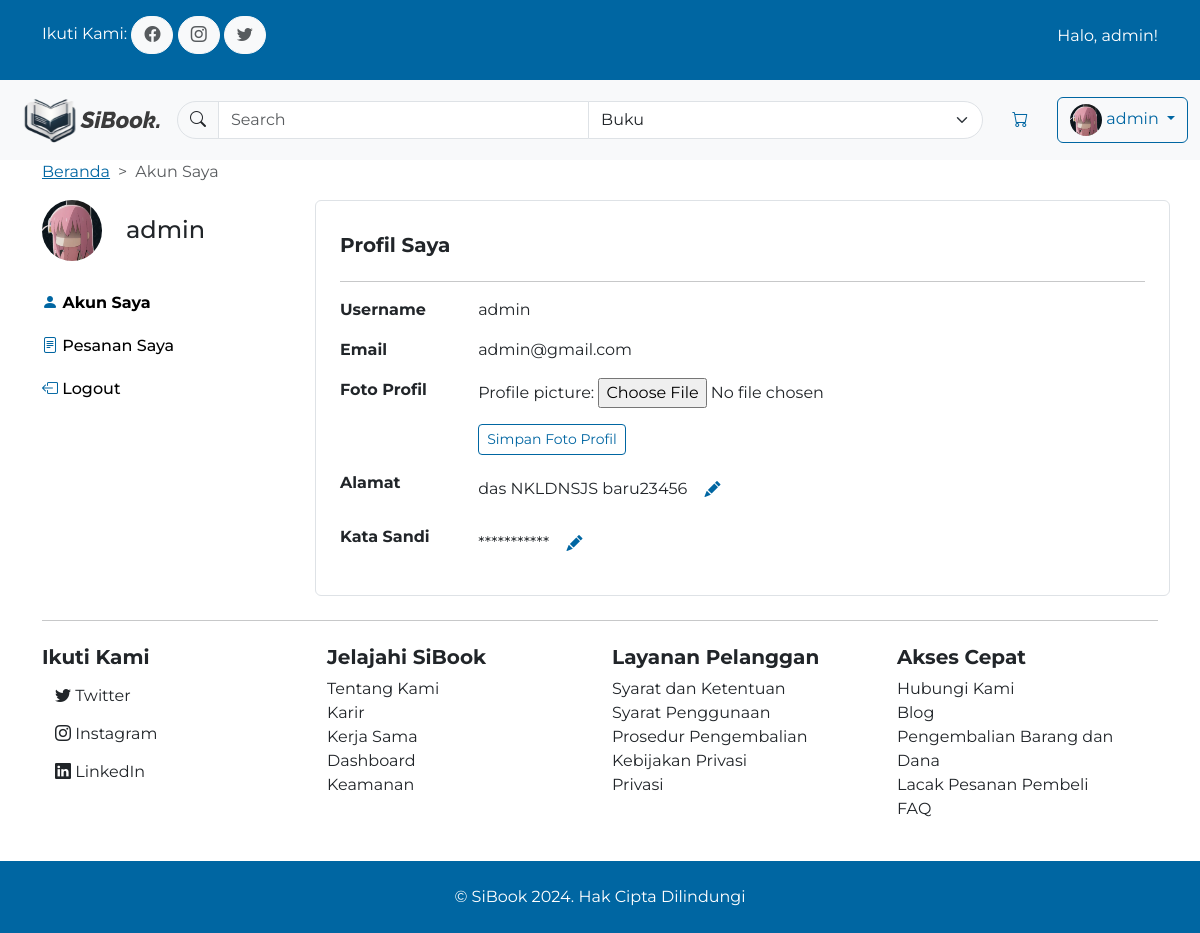
Screenshot of /profile/ (signed in) with the database file from the repository.
### bookcommerce/models.py (models this page shows, shortened)
class Customer(AbstractUser):
    email = models.EmailField(max_length=100, unique=True)
    address = models.OneToOneField(Address, on_delete=models.SET_NULL, null=True, blank=True, db_constraint=False)
    profile_picture = models.ImageField(upload_to='profile_pictures/', default='defaults/default_profile_img.jpg', null=True, blank=True)
    groups = models.ManyToManyField('auth.Group', related_name='customers')
    user_permissions = models.ManyToManyField('auth.Permission', related_name='customers')

class Address(models.Model):
	label = models.CharField(max_length=100)
	receiver_name = models.CharField(max_length=100)
	receiver_phone = models.CharField(max_length=15)
	province = models.CharField(max_length=50)
	city = models.CharField(max_length=50)
	district = models.CharField(max_length=50)
	ward = models.CharField(max_length=50)
	zipcode = models.CharField(max_length=10)
	full_address = models.CharField(max_length=150)

### bookcommerce/views.py (the view)
# urls.py: path('profile/', profile, name='profile'),
@login_required
def profile(request):
    if request.method == 'POST' and 'profile_picture' in request.FILES:
        profile_picture_form = ProfilePictureForm(request.POST, request.FILES, instance=request.user)
        if profile_picture_form.is_valid():
            profile_picture_form.save()
            messages.success(request, 'Foto profil berhasil diubah.')
            return redirect('profile')
    else:
        profile_picture_form = ProfilePictureForm(instance=request.user)
    return render(request, 'bookcommerce/profile.html', {
        'profile_picture_form': profile_picture_form,
    })

### bookcommerce/forms.py
class ProfilePictureForm(forms.ModelForm):
    profile_picture = forms.ImageField(
        label=None,
        required=False,
        widget=forms.FileInput(attrs={'class': 'form-control-file'})
    )
    class Meta:
        model = Customer
        fields = ['profile_picture']

### bookcommerce/templates/bookcommerce/profile.html (shortened to what this page needs)
{% extends "bookcommerce/base.html" %}
{% load static %}
{% block content %}
<div class="container">
    <div class="row">
        <div class="col" style="--bs-breadcrumb-divider: '>'">
            <nav aria-label="breadcrumb">
                <ol class="breadcrumb">
                    <li class="breadcrumb-item"><a href="/">Beranda</a></li>
                    <li class="breadcrumb-item active" aria-current="page">Akun Saya</a></li>
                </ol>
            </nav>
        </div>
    </div>
    <div class="row">
        <div class="col-12 col-md-3">
            <div class="row align-items-center">
                <div class="col-auto">
                    <img
                        src="{{ user.profile_picture.url }}"
                        alt="Profile Picture"
                        class="rounded-circle"
                        style="max-width: 60px;"
                    />
                </div>
                <div class="col">
                    <h4 class="m-0">{{ user.username }}</h4>
                </div>
            </div>
            <div class="row align-items-center my-4">
                <a href="{% url 'profile' %}" class="link-body-emphasis text-decoration-none my-2">
                    <h6 class="fw-bold"><i class="bi bi-person-fill text-primary"></i> Akun Saya</h6>
                </a>
                <a href="{% url 'order_history' %}" class="link-body-emphasis text-decoration-none my-2">
                    <h6><i class="bi bi-file-text text-primary"></i> Pesanan Saya</h6>
                </a>
                <a href="{% url 'logout' %}" class="link-body-emphasis text-decoration-none my-2">
                    <h6><i class="bi bi-box-arrow-left text-primary"></i> Logout</h6>
                </a>
            </div>
        </div>
        <div class="col-12 col-md-9 px-4 py-3 border rounded">
            <div class="row">
                <div class="col">
                    <h5 class="fw-bold mt-3">Profil Saya</h5>
                </div>
            </div>
            <hr />
            <div class="row mb-3">
                <div class="col-12 col-md-2"><strong>Username</strong></div>
                <div class="col-12 col-md-10">{{ user.username }}</div>
            </div>
            <div class="row mb-3">
                <div class="col-12 col-md-2"><strong>Email</strong></div>
                <div class="col-12 col-md-10">{{ user.email }}</div>
            </div>
            <div class="row mb-3">
                <div class="col-12 col-md-2"><strong>Foto Profil</strong></div>
                <div class="col-12 col-md-10">
                    <form action="{% url 'profile' %}" method="POST" enctype="multipart/form-data">
                        {{ profile_picture_form.as_p }}
                        <button class="btn btn-outline-primary btn-sm" type="submit">Simpan Foto Profil</button>
                    </form>
                </div>
            </div>
            {% if user.address %}
                <div class="row mb-3">
                    <div class="col-12 col-md-2"><strong>Alamat</strong></div>
                    <div class="col-12 col-md-10">{{ user.address.full_address }}
                        <a href="{% url 'update_address' user.address.id %}?next={{ request.path }}" class="btn text-primary">
                            <i class="bi bi-pencil-fill"></i>
                        </a>
                    </div>
                </div>
            {% endif %}
            <div class="row mb-3">
                <div class="col-12 col-md-2"><strong>Kata Sandi</strong></div>
                <div class="col-12 col-md-10">***********
                    <a href="{% url 'change_password' %}" class="btn text-primary">
                        <i class="bi bi-pencil-fill"></i>
                    </a>
                </div>
            </div>
        </div>
    </div>
</div>
{% endblock %}

### bookcommerce/templates/bookcommerce/base.html (shortened to what this page needs)
{% load static %}
<!DOCTYPE html>
<html lang="en">
    <head>
        <link rel="stylesheet" href="{% static 'bookcommerce/style.css' %}" />
        <link
            rel="stylesheet"
            href="https://cdn.jsdelivr.net/npm/bootstrap-icons@1.11.3/font/bootstrap-icons.min.css"
        />
    </head>
    <body>
        <div class="d-none d-md-block bg-primary py-3 text-white">
            <div class="container">
                <div class="row">
                    <div class="col">
                        <p class="d-inline">Ikuti Kami:</p>
                        <a href="#" class="btn btn-light rounded-pill text-body-secondary">
                            <i class="bi bi-facebook"></i>
                        </a>
                        <a href="#" class="btn btn-light rounded-pill text-body-secondary">
                            <i class="bi bi-instagram"></i>
                        </a>
                        <a href="#" class="btn btn-light rounded-pill text-body-secondary">
                            <i class="bi bi-twitter"></i>
                        </a>
                    </div>
                    <div class="col text-end">
                        {% if user.is_authenticated %}
                            <p class="mt-2">Halo, {{ user.username }}!</p>
                        {% else %}
                            <a href="#" class="btn btn-link text-white">Butuh bantuan?</a>
                        {% endif %}
                    </div>
                </div>
            </div>
        </div>
        <nav class="navbar navbar-expand-md bg-body-tertiary">
            <div class="container-fluid">
                <a class="navbar-brand" href="/">
                    <img
                        src="{% static '/bookcommerce/assets/logo_horizontal.svg' %}"
                        alt="SiBook"
                        width="150"
                        height="auto"
                    />
                </a>
                <div class="collapse navbar-collapse gap-3 text-end" id="navbarSupportedContent">
                    <form action="{% url 'search' %}" method="POST" class="input-group d-flex flex-grow-1" role="search">
                        <span class="input-group-text rounded-start-pill">
                            <button type="submit" class="btn p-0 border-0 bg-transparent">
                                <i class="bi bi-search"></i>
                            </button>
                        </span>
                        <input
                            class="form-control"
                            type="search"
                            placeholder="Search"
                            aria-label="Search"
                            name="search"
                        />
                        <select name="search_tag" class="form-select rounded-end-pill">
                            <option value="books">Buku</option>
                        </select>
                    </form>
                    {% if user.is_authenticated %}
                    <a href="{% url 'cart_detail' %}" class="btn text-primary">
                        <i class="bi bi-cart"></i>
                    </a>
                    <div class="dropdown">
                        <a class="btn btn-outline-primary dropdown-toggle" href="#" role="button" id="dropdownMenuLink" data-bs-toggle="dropdown" aria-expanded="false">
                            <img src="{{ user.profile_picture.url }}" alt="Profile Picture" class="rounded-circle" width="32" height="32">
                            {{ user.username }}
                        </a>
                    </div>
                    {% else %}
                    <a href="{% url 'login' %}" class="btn btn-outline-primary">Login</a>
                    <a href="{% url 'register' %}" class="btn btn-primary">Daftar</a>
                    {% endif %}
                </div>
            </div>
        </nav>
        {% block content %} {% endblock %}
        <footer class="container my-4">
            <hr />
            <div class="row my-4">
                <div class="col-12 col-md-3">
                    <h5 class="fw-bold">Ikuti Kami</h5>
                    <ul class="list-unstyled">
                        <li>
                            <a href="#" class="btn"><i class="bi bi-twitter"></i> Twitter</a>
                        </li>
                        <li>
                            <a href="#" class="btn"><i class="bi bi-instagram"></i> Instagram</a>
                        </li>
                        <li>
                            <a href="#" class="btn"><i class="bi bi-linkedin"></i> LinkedIn</a>
                        </li>
                    </ul>
                </div>
                <div class="col-12 col-md-3">
                    <h5 class="fw-bold">Jelajahi SiBook</h5>
                    <ul class="list-unstyled">
                        <li>Tentang Kami</li>
                        <li>Karir</li>
                        <li>Kerja Sama</li>
                        <li>Dashboard</li>
                        <li>Keamanan</li>
                    </ul>
                </div>
                <div class="col-12 col-md-3">
                    <h5 class="fw-bold">Layanan Pelanggan</h5>
                    <ul class="list-unstyled">
                        <li>Syarat dan Ketentuan</li>
                        <li>Syarat Penggunaan</li>
                        <li>Prosedur Pengembalian</li>
                        <li>Kebijakan Privasi</li>
                        <li>Privasi</li>
                    </ul>
                </div>
                <div class="col-12 col-md-3">
                    <h5 class="fw-bold">Akses Cepat</h5>
                    <ul class="list-unstyled">
                        <li>Hubungi Kami</li>
                        <li>Blog</li>
                        <li>Pengembalian Barang dan Dana</li>
                        <li>Lacak Pesanan Pembeli</li>
                        <li>FAQ</li>
                    </ul>
                </div>
            </div>
        </footer>
        <div class="bg-primary py-4 text-center">
            <p class="m-0 text-white">© SiBook 2024. Hak Cipta Dilindungi</p>
        </div>
    </body>
</html>

### rows the page displays
Customer: username "admin", profile_picture (picture), email "admin@gmail.com", address.full_address "das NKLDNSJS baru23456"
